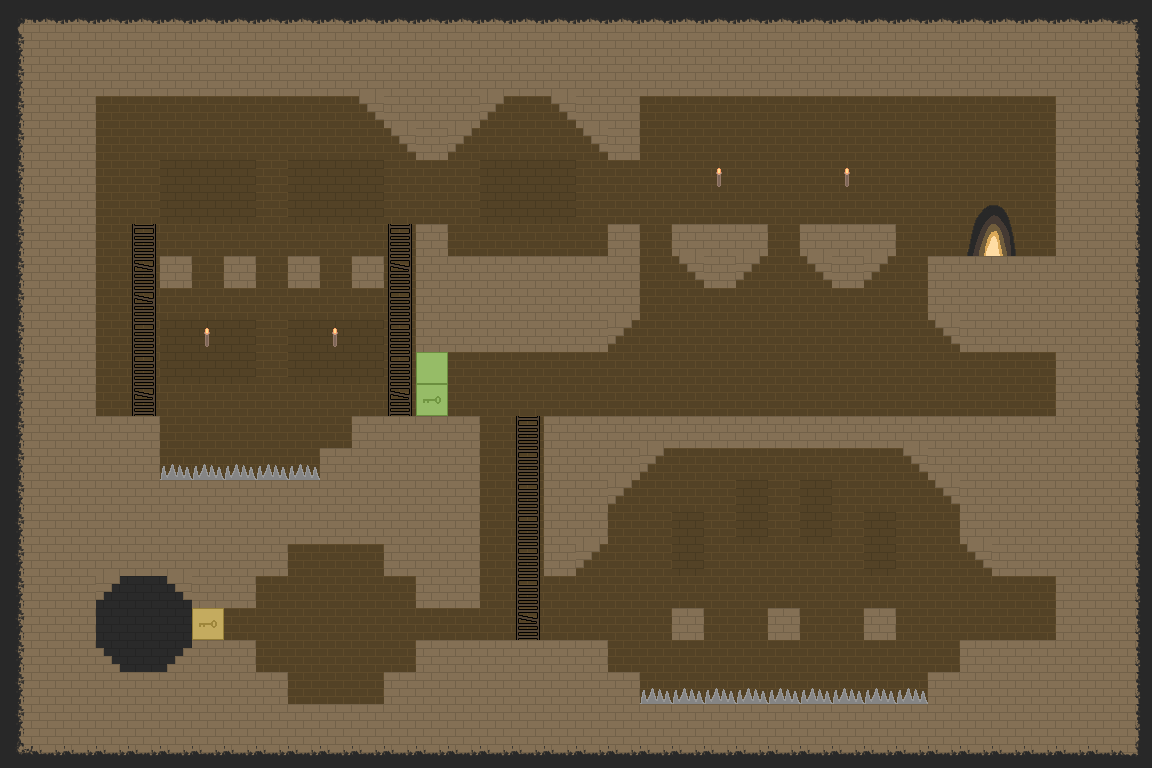

Rendered tile map (Tiled .tmx) drawn with the repository's tilesets; below, a short description and the map source with its tile grids summarised:
An orthogonal 36x24 tile map with 32x32 px tiles, 5 tile layers (Background, Environment, Ladder, Over1, ...) and 40 objects (11x action, 6x zone, 6x light, 3x spawn_enemy2, 2x pickup_treasure_3, ...).

<map version="1.10" tiledversion="1.10.2" orientation="orthogonal" renderorder="right-down" width="36" height="24" tilewidth="32" tileheight="32" infinite="0" nextlayerid="16" nextobjectid="96">
 <properties>
  <property name="darkness" type="color" value="#ffa8a8a8" />
 </properties>
 <tileset firstgid="1" source="tileset.tsx" />
 <layer id="1" name="Background" width="36" height="24">
  <data>[864 cells, 864 non-empty, 3 distinct tile ids]</data>
 </layer>
 <layer id="2" name="Environment" width="36" height="24">
  <data>[864 cells, 489 non-empty, 8 distinct tile ids]</data>
 </layer>
 <layer id="7" name="Ladder" width="36" height="24">
  <data>[864 cells, 19 non-empty, 2 distinct tile ids]</data>
 </layer>
 <layer id="5" name="Over1" width="36" height="24">
  <data>[864 cells, 22 non-empty, 6 distinct tile ids]</data>
 </layer>
 <layer id="3" name="Over2" width="36" height="24">
  <data>[864 cells, 116 non-empty, 8 distinct tile ids]</data>
 </layer>
 <objectgroup id="12" name="Zones">
  <object id="43" name="zone" x="768" y="320" width="32" height="96">
   <properties>
    <property name="action" type="object" value="45" />
    <property name="action1" type="object" value="65" />
    <property name="action2" type="object" value="66" />
    <property name="action3" type="object" value="64" />
    <property name="action4" type="object" value="68" />
    <property name="action5" type="object" value="67" />
    <property name="action6" type="object" value="69" />
    <property name="key" value="green" />
   </properties>
  </object>
  <object id="58" name="zone" x="960" y="192" width="64" height="64">
   <properties>
    <property name="exit" value="" />
   </properties>
  </object>
  <object id="59" name="zone" x="160" y="464" width="160" height="16">
   <properties>
    <property name="action1" type="object" value="60" />
   </properties>
  </object>
  <object id="63" name="zone" x="640" y="688" width="288" height="16">
   <properties>
    <property name="action1" type="object" value="60" />
   </properties>
  </object>
  <object id="70" name="zone" x="224" y="592" width="32" height="64">
   <properties>
    <property name="action" type="object" value="71" />
    <property name="key" value="yellow" />
   </properties>
  </object>
  <object id="72" name="zone" x="448" y="352" width="32" height="64">
   <properties>
    <property name="action" type="object" value="73" />
    <property name="action2" type="object" value="74" />
    <property name="key" value="green" />
   </properties>
  </object>
 </objectgroup>
 <objectgroup id="13" name="Actions">
  <object id="45" name="action" x="880" y="432">
   <properties>
    <property name="destroy" value="" />
   </properties>
   <point />
  </object>
  <object id="60" name="action" x="432" y="496">
   <properties>
    <property name="damage" type="int" value="2" />
    <property name="damage_knock" type="int" value="2" />
   </properties>
   <point />
  </object>
  <object id="64" name="action" x="848" y="432">
   <properties>
    <property name="destroy" value="" />
   </properties>
   <point />
  </object>
  <object id="65" name="action" x="816" y="432">
   <properties>
    <property name="destroy" value="" />
   </properties>
   <point />
  </object>
  <object id="66" name="action" x="784" y="432">
   <properties>
    <property name="destroy" value="" />
   </properties>
   <point />
  </object>
  <object id="67" name="action" x="752" y="432">
   <properties>
    <property name="destroy" value="" />
   </properties>
   <point />
  </object>
  <object id="68" name="action" x="720" y="432">
   <properties>
    <property name="destroy" value="" />
   </properties>
   <point />
  </object>
  <object id="69" name="action" x="688" y="432">
   <properties>
    <property name="destroy" value="" />
   </properties>
   <point />
  </object>
  <object id="71" name="action" x="208" y="624">
   <properties>
    <property name="destroy" value="" />
   </properties>
   <point />
  </object>
  <object id="73" name="action" x="432" y="400">
   <properties>
    <property name="destroy" value="" />
   </properties>
   <point />
  </object>
  <object id="74" name="action" x="432" y="368">
   <properties>
    <property name="destroy" value="" />
   </properties>
   <point />
  </object>
 </objectgroup>
 <objectgroup id="11" name="Pickup">
  <object id="18" name="pickup_treasure_3" x="368" y="656">
   <point />
  </object>
  <object id="20" name="pickup_key_yellow" x="112" y="400">
   <point />
  </object>
  <object id="79" name="pickup_key_green" x="1008" y="400">
   <point />
  </object>
  <object id="80" name="pickup_ankh" x="144" y="624">
   <point />
  </object>
  <object id="81" name="pickup_treasure_5" x="336" y="656">
   <point />
  </object>
  <object id="82" name="pickup_treasure_3" x="304" y="656">
   <point />
  </object>
  <object id="83" name="pickup_treasure_6" x="112" y="624">
   <point />
  </object>
  <object id="84" name="pickup_treasure_6" x="176" y="624">
   <point />
  </object>
  <object id="85" name="pickup_ammobox" x="176" y="240">
   <point />
  </object>
  <object id="86" name="pickup_ammobox" x="976" y="624">
   <point />
  </object>
  <object id="87" name="pickup_medpack" x="1040" y="400">
   <point />
  </object>
 </objectgroup>
 <objectgroup id="6" name="Spawns">
  <object id="1" name="spawn_player" x="1024" y="616">
   <point />
  </object>
  <object id="54" name="spawn_enemy2" x="368" y="688">
   <point />
  </object>
  <object id="75" name="spawn_enemy2" x="720" y="208">
   <point />
  </object>
  <object id="76" name="spawn_enemy2" x="816" y="208">
   <point />
  </object>
  <object id="78" name="spawn_enemy1" x="752" y="208">
   <point />
  </object>
  <object id="90" name="spawn_enemy1" x="528" y="240">
   <point />
  </object>
 </objectgroup>
 <objectgroup id="9" name="Lights">
  <object id="15" name="light" x="784" y="720">
   <properties>
    <property name="color" type="color" value="#ffb560ff" />
    <property name="radius" type="int" value="300" />
   </properties>
   <point />
  </object>
  <object id="91" name="light" x="144" y="624">
   <properties>
    <property name="color" type="color" value="#ff0000ff" />
    <property name="radius" type="int" value="50" />
   </properties>
   <point />
  </object>
  <object id="92" name="light" x="1008" y="400">
   <properties>
    <property name="color" type="color" value="#ff00ff15" />
    <property name="radius" type="int" value="100" />
   </properties>
   <point />
  </object>
  <object id="93" name="light" x="208" y="344">
   <properties>
    <property name="color" type="color" value="#ffffe5c1" />
    <property name="radius" type="int" value="100" />
   </properties>
   <point />
  </object>
  <object id="94" name="light" x="720" y="184">
   <properties>
    <property name="color" type="color" value="#ffffe5c1" />
    <property name="radius" type="int" value="100" />
   </properties>
   <point />
  </object>
  <object id="95" name="light" x="848" y="184">
   <properties>
    <property name="color" type="color" value="#ffffe5c1" />
    <property name="radius" type="int" value="100" />
   </properties>
   <point />
  </object>
 </objectgroup>
</map>